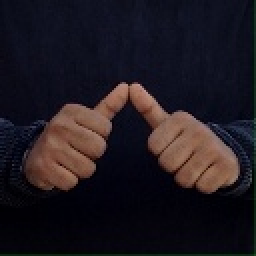
#> input picture data/A/11.jpg, 128 x 128 px (shown 2 times larger); its folder holds only this picture in this run
$ python process.py
#> lines starting #> are read from the running program, lines starting #| are printed output that depends on the picture; after the words box and inside, x2 and y2 are one past the last pixel; in counts of white or black regions, pixels touching at a corner belong together
import numpy as np
import matplotlib.pyplot as plt
import os
import cv2
import scipy.ndimage as sci


def cropIt(gray,top=10,left=290,right=290,down=10):
    w, h = gray.shape
    croped_image = gray[top:(w-down), right:(h-left)]
    return croped_image


def resizeIt(img,size=100,median=2):
    img=np.float32(img)
    r,c=img.shape

    resized_img=cv2.resize(img,(size,size))
    filtered_img=sci.median_filter(resized_img,median)
    return np.uint8(filtered_img)

def preprocessing(img0,IMG_SIZE=100):
    img_resized=resizeIt(img0,IMG_SIZE,1)
    #cv2.imshow("intermidieate",img_resized)
    img_blur = cv2.GaussianBlur(img_resized,(5,5),0)
    #cv2.imshow("img_blur",img_blur)
    imgTh=cv2.adaptiveThreshold(img_blur,255,cv2.ADAPTIVE_THRESH_GAUSSIAN_C,cv2.THRESH_BINARY,7,3)
    #cv2.imshow("imgTh",imgTh)
    ret,img_th = cv2.threshold(imgTh,0,255,cv2.THRESH_TOZERO+cv2.THRESH_OTSU)
    #cv2.imshow("intermidieate",img_th)
    #edges = cv2.Canny(img_resized,170, 300)
    return img_th

DATADIR = "data"

ALPHABET = ['A','B','C','D','E','F','G','H','I','J','K','L','M','N','O','P','Q','R','S','T','U','V','W','X','Y','Z'] #array containing letters to categorize and create path to video

training_data=[]


IMG_SIZE=200

for category in ALPHABET:
    path = os.path.join(DATADIR,category)
    print(path)
    for img_path in os.listdir(path):

        img0 = cv2.imread(os.path.join(path,img_path) ,cv2.IMREAD_GRAYSCALE)
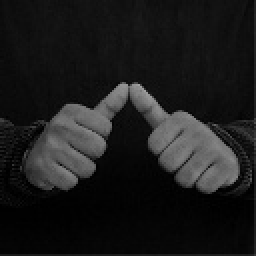
#> img0: shape (128, 128) (shown 2 times larger); min 0, max 163, mean 27.5
        img_processed=preprocessing(img0,IMG_SIZE)
#> in preprocessing, `img_blur = cv2.GaussianBlur(img_resized,(5,5),0)`:
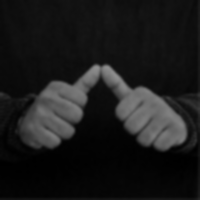
#> img_blur: shape (200, 200); min 0, max 142, mean 26.9
#> in preprocessing, `imgTh=cv2.adaptiveThreshold(img_blur,255,cv2.ADAPTIVE_THRESH_GAUSSIAN_..`:
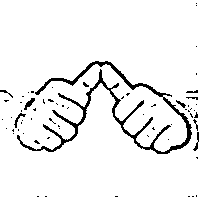
#> imgTh: shape (200, 200); 93.8% white; black in thin lines or dots
#> in preprocessing, `ret,img_th = cv2.threshold(imgTh,0,255,cv2.THRESH_TOZERO+cv2.THRESH_OT..`: ret = 0
        cv2.imshow("input",img_processed)
        cv2.waitKey(1)

        class_num =ALPHABET.index(category)
        training_data.append([img_processed, class_num])
        if cv2.waitKey(1) & 0xFF == ord('q'):
#> (key q is pressed here)
            break
#> pass 2 of the loop `for category in ALPHABET:`:
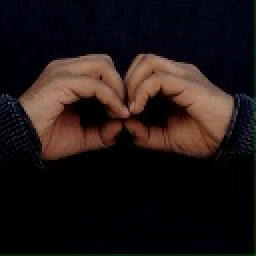
#> input picture data/B/0.jpg, 128 x 128 px (shown 2 times larger)
#> `img0 = cv2.imread(os.path.join(path,img_path) ,cv2.IMREAD_GRAYSCALE)`:
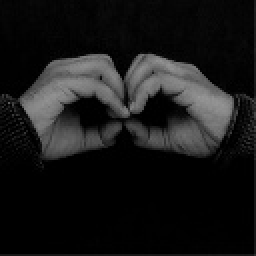
#> img0: shape (128, 128) (shown 2 times larger); min 0, max 152, mean 23.9
#> in preprocessing (call 2), `imgTh=cv2.adaptiveThreshold(img_blur,255,cv2.ADAPTIVE_THRESH_GAUSSIAN_..`:
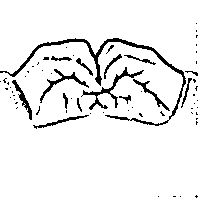
#> imgTh: shape (200, 200); 92.9% white; black in thin lines or dots, all inside (x1, y1, x2, y2) = (0, 23, 198, 198)
#> (key Esc is pressed here)
#> (the run stopped early here; a loop or call above may not have finished)
